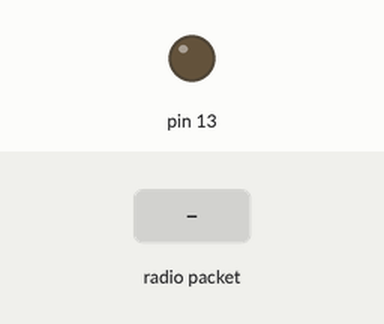
A sketch run on a simulated Arduino Uno, built with avr-gcc and run on an emulated ATmega328P. On the bench: output pins drawn as LEDs (lit = HIGH). The test bench sets the inputs (shaded band). No radio packets arrive unless stated; pins used as bus, display or sensor lines are not drawn.

Above: at 2.3 s.
2.4 s: radio packet "S" arrives
At 2.8 s:
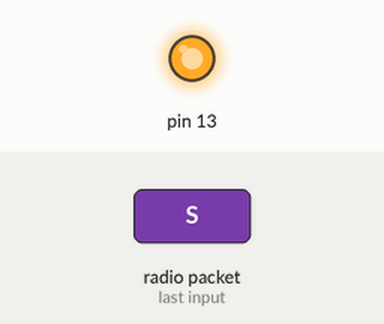
3.9 s: radio packet "E" arrives
At 4.2 s:
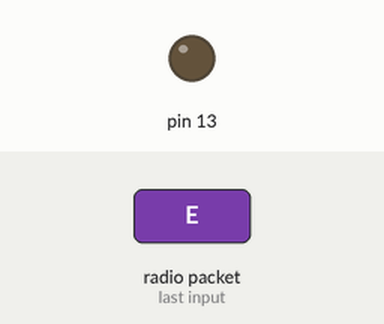
Timing chart, 0 to 6.9 s (numbered marks = the images above; inputs shaded):
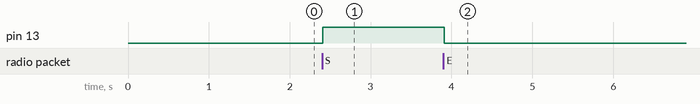

Measured:
- after the input at 2.4 s, pin 13: LOW → HIGH at once
- after the input at 3.9 s, pin 13: HIGH → LOW at once

The sketch:

Radio_Receive_Signal.ino
```cpp
/****************************
 * Title:  Feather Receive
 * Autor:  RNT
 *
 *
 **************************/

#include <SPI.h>
#include <RH_RF95.h>

char received_char;

#define SERIAL_PRINT false

/* for feather32u4 */
#define RFM95_CS 8
#define RFM95_RST 4
#define RFM95_INT 7

// Change to 434.0 or other frequency, must match RX's freq!
#define RF95_FREQ 434.0

// Singleton instance of the radio driver
RH_RF95 rf95(RFM95_CS, RFM95_INT);

void setup() {
  delay(1000);

  pinMode(RFM95_RST, OUTPUT);
  digitalWrite(RFM95_RST, HIGH);

  // initialize digital pin 13 as an output.
  pinMode(13, OUTPUT);

  #if SERIAL_PRINT
    // start usb serial
    Serial.begin(9600);
    while(!Serial){
      // wait
    }
    Serial.println("Feather LoRa TX Test!");
  #endif

  while (!rf95.init()) {
    #if SERIAL_PRINT
    Serial.println("LoRa radio init failed");
    #endif
    while (1);
  }

  #if SERIAL_PRINT
  Serial.println("LoRa radio init OK!");
  #endif

  // Defaults after init are 434.0MHz, modulation GFSK_Rb250Fd250, +13dbM
  if (!rf95.setFrequency(RF95_FREQ)) {
    #if SERIAL_PRINT
    Serial.println("setFrequency failed");
    #endif

    while (1);
  }

  #if SERIAL_PRINT
  Serial.print("Set Freq to: "); Serial.println(RF95_FREQ);
  #endif

  // Defaults after init are 434.0MHz, 13dBm, Bw = 125 kHz, Cr = 4/5, Sf = 128chips/symbol, CRC on

  // The default transmitter power is 13dBm, using PA_BOOST.
  // If you are using RFM95/96/97/98 modules which uses the PA_BOOST transmitter pin, then
  // you can set transmitter powers from 5 to 23 dBm:
  rf95.setTxPower(23, false);

  delay(100);

  #if SERIAL_PRINT
  Serial.println("booted");
  Serial.println("ready to receive");
  #endif
}

// the loop function runs over and over again forever
void loop() {
  uint8_t buf[RH_RF95_MAX_MESSAGE_LEN];
  uint8_t len = sizeof(buf);

  if (rf95.waitAvailableTimeout(1))
  {
    if (rf95.recv(buf, &len))
   {
      received_char = char(buf[0]);

      #if SERIAL_PRINT
      Serial.print("Received ");
      Serial.println(received_char);
      Serial.print("RSSI: ");
      Serial.println(rf95.lastRssi(), DEC);
      #endif

      if (received_char == 'S'){
        digitalWrite(13, HIGH);
      }

      if (received_char == 'E'){
        digitalWrite(13, LOW);
      }
    }
    else
    {
      #if SERIAL_PRINT
      Serial.println("Receive failed");
      #endif
    }
  }

}
```
